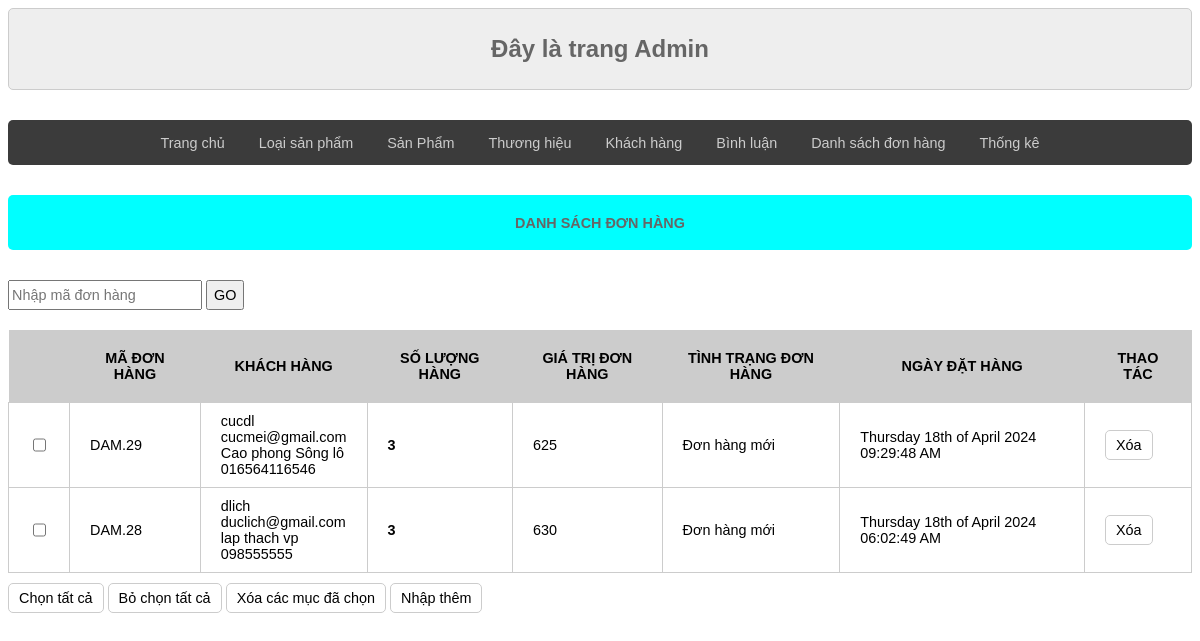
/admin/index.php?act=listbill, run on the app's committed database.
### tables this page shows
CREATE TABLE `tbl_bill` (
  `id` int(11) NOT NULL,
  `bill_name` varchar(255) NOT NULL,
  `bill_address` varchar(255) NOT NULL,
  `bill_tel` varchar(20) NOT NULL,
  `bill_email` varchar(50) NOT NULL,
  `bill_pttt` tinyint(4) NOT NULL DEFAULT 1 COMMENT '1.thanh toán trực tiếp 2.chuyển khoản 3.thanh toán online',
  `ngaydathang` varchar(50) DEFAULT NULL,
  `total` int(11) NOT NULL DEFAULT 0,
  `bill_status` tinyint(4) NOT NULL DEFAULT 0 COMMENT '0.Đơn hàng mới 1.Đang xử lý 2.Đang giao hàng 3.Đã giao hàng',
  `receive_name` varchar(255) DEFAULT NULL,
  `receive_address` varchar(255) DEFAULT NULL,
  `receive_tel` varchar(20) DEFAULT NULL,
  `iduser` int(11) NOT NULL DEFAULT 0
);

### model/pdo.php (called while the page is built, shortened)
<?php
function pdo_get_connection()
{
    $dburl = "mysql:host=localhost;dbname=website_qlbanhang;charset=utf8";
    $username = 'root';
    $password = '';
    $conn = new PDO($dburl, $username, $password);
    $conn->setAttribute(PDO::ATTR_ERRMODE, PDO::ERRMODE_EXCEPTION);
    return $conn;
}
function pdo_query($sql)
{
    $sql_args = array_slice(func_get_args(), 1);
    try {
        $conn = pdo_get_connection();
        $stmt = $conn->prepare($sql);
        $stmt->execute($sql_args);
        $rows = $stmt->fetchAll();
        return $rows;
    } catch (PDOException $e) {
        throw $e;
    }
}
?>

### model/cart.php (called while the page is built, shortened)
<?php
function load_all_bill($kyw = "", $iduser = 0)
{
    $sql = "SELECT * FROM tbl_bill WHERE 1";
    $sql .= " ORDER BY id DESC";
    $listbill = pdo_query($sql);
    return $listbill;
}
function load_all_cart_count($idbill)
{
    $sql = "SELECT * FROM tbl_cart WHERE idbill =" . $idbill;
    $bill = pdo_query($sql);
    return sizeof($bill);
}
function get_ttdh($n)
{
    switch ($n) {
        case '0':
            $tt = "Đơn hàng mới";
            break;
    }
    return $tt;
}
?>

### admin/bill/listbill.php (the view, shortened to what this page needs)
<div class="row">
    <div class="row frmtitle mb">
        <h1>DANH SÁCH ĐƠN HÀNG</h1>
    </div>
    <form action="index.php?act=listbill" method="post" class="menu2">
        <input type="text" name="kyw" placeholder="Nhập mã đơn hàng">
        <input type="submit" name="listok" value="GO">
    </form>
    <div class="row frmcontent mb">
        <div class="row mb10 frmdsloai">
            <table>
                <tr>
                    <th></th>
                    <th>MÃ ĐƠN HÀNG</th>
                    <th>KHÁCH HÀNG</th>
                    <th>SỐ LƯỢNG HÀNG</th>
                    <th>GIÁ TRỊ ĐƠN HÀNG</th>
                    <th>TÌNH TRẠNG ĐƠN HÀNG</th>
                    <th>NGÀY ĐẶT HÀNG</th>
                    <th>THAO TÁC</th>
                </tr>
                <?php
                foreach ($listbill as $bill) {
                    extract($bill);
                    $kh = $bill["bill_name"] . '
                    <br> ' . $bill["bill_email"] . '
                    <br> ' . $bill["bill_address"] . '
                    <br> ' . $bill["bill_tel"];
                    $countsp = load_all_cart_count($bill["id"]);
                    $ttdh = get_ttdh($bill['bill_status']);
                    echo '<tr>
                    <td><input type="checkbox"></td>
                    <td>DAM.' . $bill['id'] . '</td>
                    <td>' . $kh . '</td>
                    <td><strong>' . $countsp . '</strong></td>
                    <td>' . $bill['total'] . '</td>
                    <td>' . $ttdh . '</td>
                    <td>' . $bill['ngaydathang'] . '</td>
                    <td><input type="button" value="Xóa"></td>
                </tr>';
                }
                ?>
            </table>
        </div>
        <div class="row mb">
            <input type="button" value="Chọn tất cả">
            <input type="button" value="Bỏ chọn tất cả">
            <input type="button" value="Xóa các mục đã chọn">
            <a href="index.php?act=productadd">
                <input type="button" value="Nhập thêm">
        </div>
    </div>
</div>

### view/css/style.css (style rules this page uses)
* { box-sizing: border-box; font-family: sans-serif; font-size: 1.2vw; }
.row { float: left; width: 100%; }
.row input { height: 30px; }
.mb { margin-bottom: 30px; }
.mb10 { margin-bottom: 10px; }
.frmtitle { background-color: aqua; color: #666; border-radius: 5px; padding: 10px 20px; }
.frmtitle h1 { text-align: center; }
.frmcontent { padding: 20px 0px; }
.frmcontent input[type="submit"], .frmcontent input[type="reset"], .frmcontent input[type="button"] { border: 1px #ccc solid; border-radius: 5px; padding: 5px 10px; background-color: white; }
.frmdsloai table { width: 100%; border-collapse: collapse; }
.frmdsloai table th { padding: 20px; background-color: #ccc; }
.frmdsloai table td { padding: 10px 20px; border: 1px #ccc solid; }

### data on the page
tbl_bill: id "29", bill_name "cucdl", bill_email "cucmei@gmail.com", bill_address "Cao phong Sông lô", bill_tel "016564116546", countsp "3", total "625", bill_status "Đơn hàng mới", ngaydathang "Thursday 18th of April 2024 09:29:48 AM"
tbl_bill: id "28", bill_name "dlich", bill_email "duclich@gmail.com", bill_address "lap thach vp", bill_tel "098555555", countsp "3", total "630", bill_status "Đơn hàng mới", ngaydathang "Thursday 18th of April 2024 06:02:49 AM"
